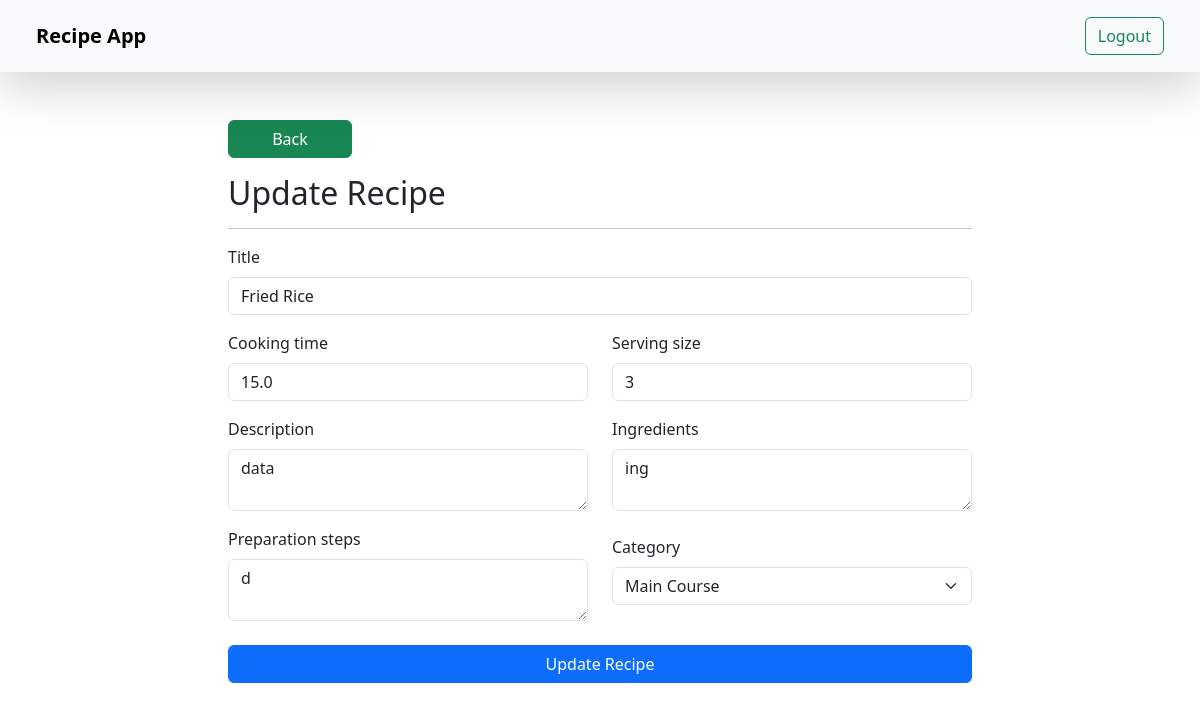
The app's page /update_recipe/11/ (signed in) with its own data.
### RecipeApplication/models.py (models this page shows)
class Recipe(models.Model):
    user = models.ForeignKey(
        User, on_delete=models.SET_NULL, null=True, blank=True)
    title = models.CharField(max_length=200)
    description = models.TextField()
    ingredients = models.TextField()
    preparation_steps = models.TextField()
    cooking_time = models.FloatField(default=0.0)
    serving_size = models.PositiveIntegerField(help_text='Number of servings')
    category = models.SmallIntegerField()

### RecipeApplication/views.py (the view, shortened to what this page needs)
# urls.py: path("update_recipe/<id>/", update_recipe, name='update_recipe'),
@login_required(login_url="/login/")
def update_recipe(request, id):
    queryset = Recipe.objects.get(id=id)
    print('category', queryset.category)
    context = {'recipe': queryset}
    return render(request, 'update_recipe.html', context)

### RecipeApplication/templates/update_recipe.html (shortened to what this page needs)
{% extends "base.html" %}
{% block start %}
<div class="container">
    <form class='col-8 mx-auto' method="post">
        <a href="/recipe_detail/" class="btn btn-success col-2 mb-3">Back</a>
        <h2>Update Recipe</h2>
        <hr>
        <div class="row">
            <div class="col-md-12 mb-3">
                <label for="title" class="form-label">Title</label>
                <input required name="title" type="text" class="form-control" id="title" value="{{recipe.title}}">
            </div>
            <div class="col-md-6 mb-3">
                <label for="cooking_time" class="form-label">Cooking time</label>
                <input required name="cooking_time" type="number" class="form-control" id="cooking_time" value="{{recipe.cooking_time}}">
              </div>
              <div class="col-md-6 mb-3">
                <label for="serving_size" class="form-label">Serving size</label>
                <input required name="serving_size" type="number" class="form-control" id="serving_size"  value="{{recipe.serving_size}}">
              </div>
              <div class="col-md-6 mb-3">
                  <label for="description" class="form-label">Description</label>
                  <textarea required name="description" type="text" class="form-control" id="description" >{{recipe.description}} </textarea>
              </div>
              <div class="col-md-6 mb-3">
                  <label for="ingredients" class="form-label">Ingredients</label>
                  <textarea required name="ingredients" type="text" class="form-control" id="ingredients" >{{recipe.ingredients}}</textarea>
              </div>
              <div class="col-md-6 mb-3">
                  <label for="preparation_steps" class="form-label">Preparation steps</label>
                  <textarea required name="preparation_steps" type="text" class="form-control" id="preparation_steps" >{{recipe.preparation_steps}}</textarea>
                </div>
                <div class="col-md-6 mb-3 mt-2">
                    <label for="category" class="form-label">Category</label>
                    <select name="category" id="category" class="form-select form-select-md mb-3" aria-label="Large select example" required>
                        <option {% if recipe.category == 2 %}selected{% endif %} value="2">Main Course</option>
                      </select>
                </div>
                <div class="col-md-12 mb-3 mt-2">
                    <button type="submit" class="btn btn-primary col-md-12">Update Recipe</button>
                </div>
        </div>
    </form>
</div>
{% endblock%}

### records on screen
Recipe: title "Fried Rice", cooking_time "15.0", serving_size "3", description "data", ingredients "ing", preparation_steps "d", category "Main Course"
